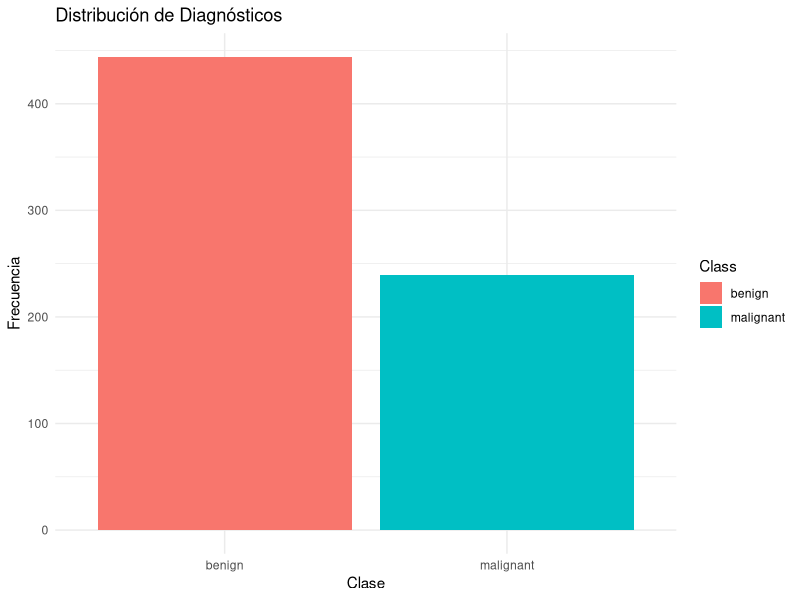
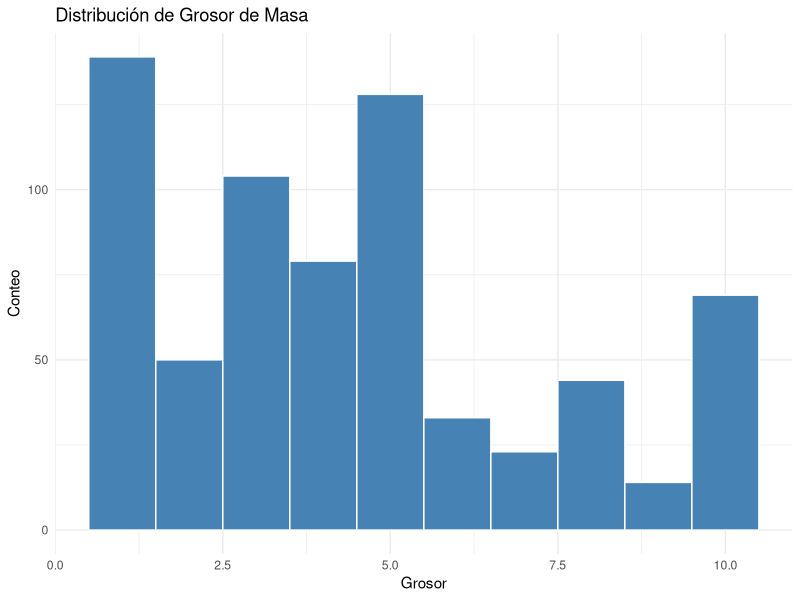
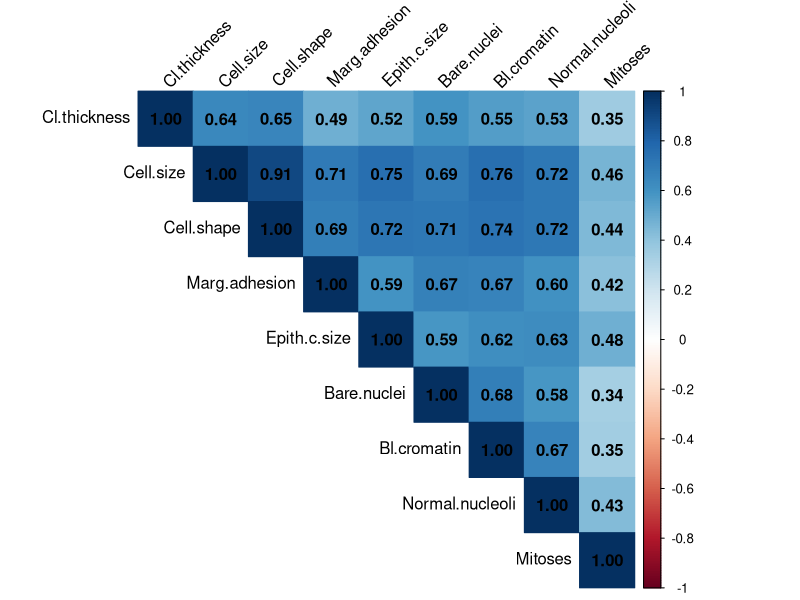
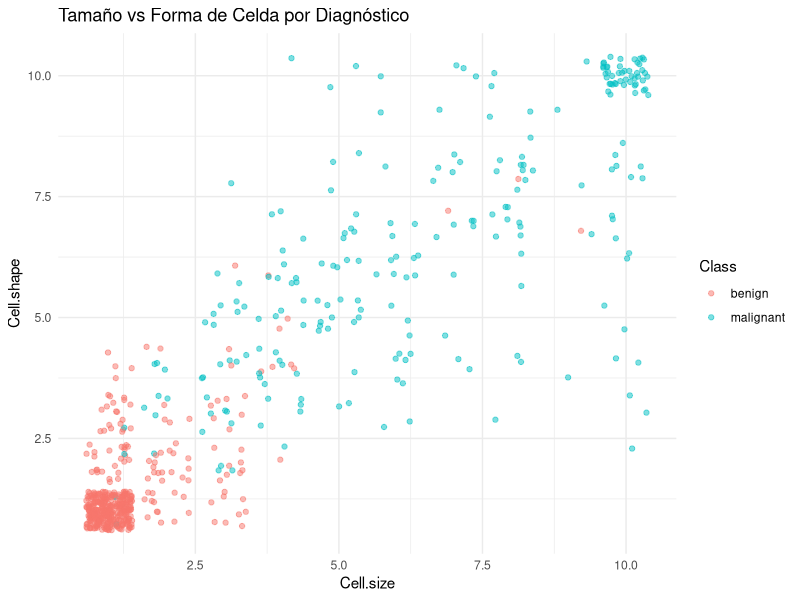
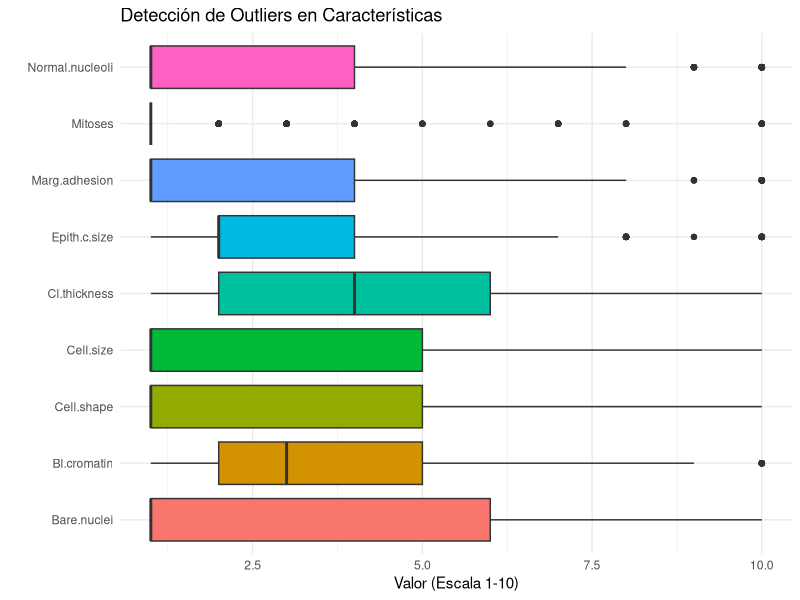

Reproduce these figures in R, in order.
# Instalación (si es necesario) y carga de librerías
if(!require(mlbench)) install.packages("mlbench")
if(!require(tidyverse)) install.packages("tidyverse")
if(!require(corrplot)) install.packages("corrplot")

library(mlbench)
library(tidyverse)
library(corrplot)

# Carga del dataset
data(BreastCancer)
df <- BreastCancer


cat("Dataset cargado exitosamente.\n")

#------------------------------------------------------------
# Etapa 2: Inspección Inicial y Estructura
#------------------------------------------------------------
# Visualización de las primeras filas
head(df)

# Estructura del dataset (tipos de datos)
str(df)

# Resumen estadístico descriptivo
summary(df)


#------------------------------------------------------------
#Etapa 3: Limpieza de Datos
#------------------------------------------------------------
# Eliminamos la columna ID ya que no aporta valor estadístico
df <- df %>% select(-Id)

# Conversión de columnas de factores a numéricas (excepto la variable objetivo 'Class')
df_numeric <- df
df_numeric[,-10] <- sapply(df_numeric[,-10], function(x) as.numeric(as.character(x)))

# Verificación de valores faltantes (NA)
colSums(is.na(df_numeric))

# Eliminamos filas con NAs para este ejemplo
df_clean <- na.omit(df_numeric)

#------------------------------------------------------------
# Etapa 4: Análisis Univariado (Distribuciones)
#------------------------------------------------------------
# Distribución de la variable objetivo
ggplot(df_clean, aes(x = Class, fill = Class)) +
  geom_bar() +
  theme_minimal() +
  labs(title = "Distribución de Diagnósticos", x = "Clase", y = "Frecuencia")

# Histograma de una característica (ej. Clump Thickness)
ggplot(df_clean, aes(x = Cl.thickness)) +
  geom_histogram(binwidth = 1, fill = "steelblue", color = "white") +
  theme_minimal() +
  labs(title = "Distribución de Grosor de Masa", x = "Grosor", y = "Conteo")


#------------------------------------------------------------
# Etapa 5: Análisis Bivariado y Correlaciones
#------------------------------------------------------------
# Matriz de correlación (excluyendo la columna Class)
cor_matrix <- cor(df_clean[,-10])

# Visualización del Mapa de Calor
corrplot(cor_matrix, method = "color", type = "upper", 
         tl.col = "black", tl.srt = 45, addCoef.col = "black")

# Relación entre Cel.size y Cel.shape coloreado por Clase
ggplot(df_clean, aes(x = Cell.size, y = Cell.shape, color = Class)) +
  geom_jitter(alpha = 0.5) + # Usamos jitter porque los datos son discretos (1-10)
  theme_minimal() +
  labs(title = "Tamaño vs Forma de Celda por Diagnóstico")

#------------------------------------------------------------
# Etapa 6: Identificación de Valores Atípicos (Outliers)
#------------------------------------------------------------
# Transformamos los datos a formato largo para graficar múltiples boxplots
df_long <- df_clean %>%
  pivot_longer(cols = -Class, names_to = "Caracteristica", values_to = "Valor")

# Gráfico de Boxplots
ggplot(df_long, aes(x = Caracteristica, y = Valor, fill = Caracteristica)) +
  geom_boxplot() +
  coord_flip() + # Giramos para mejor lectura
  theme_minimal() +
  theme(legend.position = "none") +
  labs(title = "Detección de Outliers en Características", x = "", y = "Valor (Escala 1-10)")
